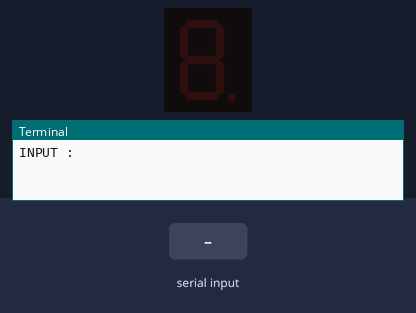
The program below on a simulated Raspberry Pi (BCM pin numbers). On the bench: 1-digit seven-segment display, the last lines printed to the terminal. The test bench sets the inputs (shaded band). The segment pins are drawn as the display they are named for.

Above: at 1.2 s.
1.3 s: "90" typed at the terminal, then Enter
At 1.9 s:
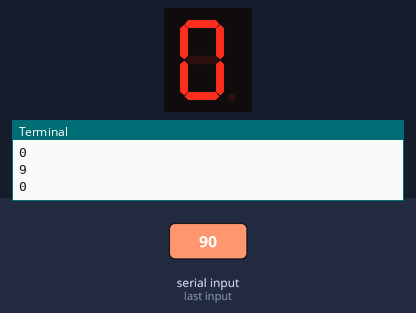
At 3.12 s:
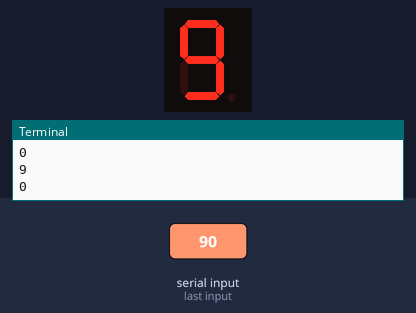
Timing chart, 0 to 4.6 s (numbered marks = the images above; inputs shaded):
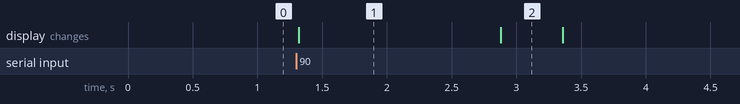

Measured:
- after the input at 1.3 s, the display: changes at once (image 1)
- what the display in image 1 shows lasts 1.6 s, from 1.3 s to 2.9 s
- what the display in image 2 shows lasts 0.5 s, from 2.9 s to 3.4 s

The program:

7segment.py
```python
from gpiozero import LED
from time import sleep
def show(n):
    for m in num[8]: m.off() #clear
    for m in num[n]: m.on() #show number

g = LED(14)
f = LED(26)
a = LED(15)
b = LED(18)
e = LED(23)
d = LED(24)
c = LED(25)
DP = LED(8)
num = [[a, b, c, d, e, f], #0
    [b, c],#1
    [a, b, g, e, d], #2
    [a, b, g, c, d], #3
    [f, g, b, c], #4
    [a, f, g, c, d], #5
    [a, f, g, e, c, d], #6
    [f, a, b, c], #7 
    [a, b, c, d, e, f, g], #8
    [a, b, c, d, g, f]] #9
print("INPUT : ", end='')
n = int(input())
a = n // 10000 %10
print(a)
b = n // 1000 % 10
c = n // 100 % 10
d = n // 10 % 10
e = n // 1 % 10
print(b)
print(c)
print(d)
print(e)
lst = [a, b, c, d, e]
for i in range(5):
    show(lst[i])
    sleep(0.5)

while True:
    sleep(1)
```
